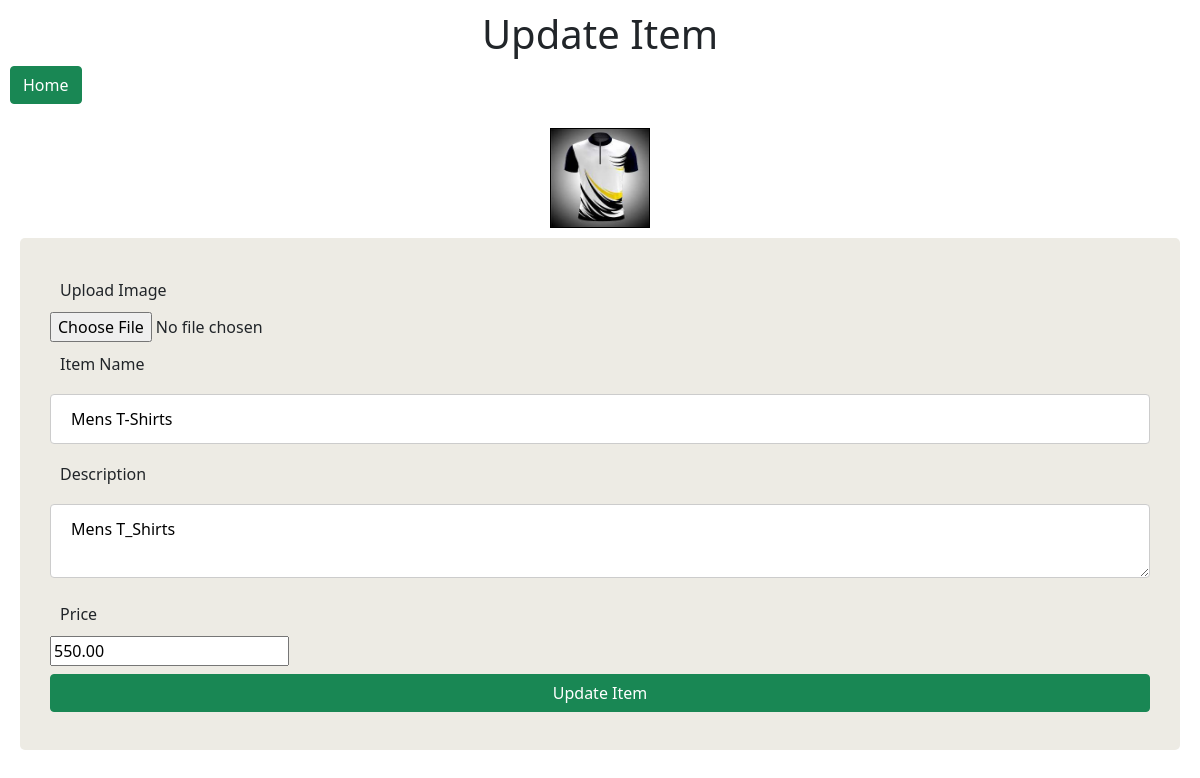
The app's page /update.php?id=2 with its own data.
### tables this page shows
CREATE TABLE `items` (
  `id` int(11) NOT NULL,
  `item_name` varchar(512) NOT NULL,
  `item_image` varchar(2048) NOT NULL,
  `item_desc` longtext NOT NULL,
  `item_price` decimal(10,2) NOT NULL,
  `create_date` datetime NOT NULL DEFAULT CURRENT_TIMESTAMP
);

### update.php (the view, shortened to what this page needs)
<?php
    include_once('dbconfig.php');
    $id = $_GET['id']??null;
        $statement = $pdo->prepare('SELECT * FROM items WHERE id = :id');
        $statement->bindValue(':id', $id);
        $statement->execute();
        $items = $statement->fetch(PDO::FETCH_ASSOC);
        $name = $items['item_name'];
        $desc = $items['item_desc'];
        $price = $items['item_price'];
?>
<!DOCTYPE html>
<html lang="en">
<head>
    <link rel="stylesheet" href="https://cdn.jsdelivr.net/npm/bootstrap@5.1.3/dist/css/bootstrap.min.css">
</head>
<body>
    <div class="wrapper">
    <h1 align="center">Update Item</h1>
    <a href="index.php" type="button" class="btn btn-success">Home</a>
    <br> <br>
       <div style="text-align:center;"><img style="border:1px solid black;" src="<?php echo $items['item_image']; ?>" width="100px" height="100px"></div>
    <div class="form-body">
    <form method="POST" class="form-item" enctype="multipart/form-data">
            <label>Upload Image</label>
            <input type="file" name="image">
            <label>Item Name</label>
            <input type="text" name="name" placeholder="Enter Item Name" value="<?php echo $name; ?>">
            <label>Description</label>
            <textarea name="desc" placeholder="Enter Description..." ><?php echo $desc; ?></textarea>
            <label>Price</label>
            <input type="number" step="0.01" name="price" value="<?php echo $price; ?>" placeholder="Enter Item Price">
        <button type="submit" class="btn btn-success" id="basic-addon2">Update Item</button>
    </form>
    </div>
    </div>
</body>
</html>

### update.php (style rules this page uses)
.wrapper { margin:10px; }
.form-item { margin:20px; }
.form-body { padding:10px; background-color:#edebe4; border-radius:5px; margin:10px; }
input[type=text], textarea, button { width: 100%; padding: 12px 20px; margin: 8px 0; display: inline-block; border: 1px solid #ccc; border-radius: 4px; box-sizing: border-box; }
label { width: 100%; padding: 10px 10px; margin: 0px 0; }

### records on screen
items: item_image (picture), name "Mens T-Shirts", desc "Mens T_Shirts", price "550.00"
